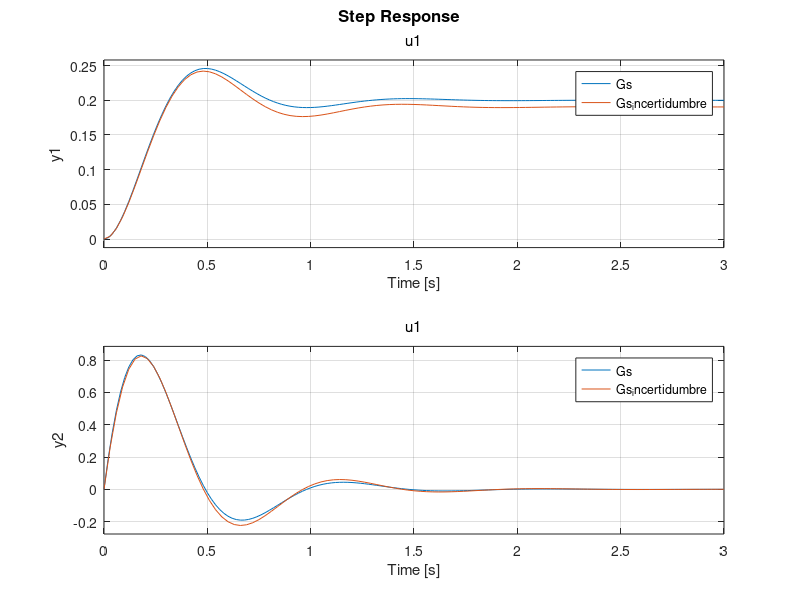

Source code (MATLAB):
%% Filtro de Kalman 
% El objetivo de esta tarea es que entiendan los efectos e implicaciones 
% del filtro de Kalman. 


% Supongamos que tenemos un sistema masa resorte amortiguador dado 
% por la siguiente representacion en variables de estado 

% PD: Vayan Leyendo este archivo y con CTRL + ENTER van corriendo las
% secciones. Las secciones se saparan con doble % => (%%) 
% De todas formas pondré CORRER al final de una linea que recomiendo correr
% con CTRL + ENTER 


clear; clc; close all;  % CORRER 
%% Parametros =========
m = 0.1; % [kg] 
c = 0.6; % [Ns/m]
k = 5; % [N/m]

A = [0 1; -k/m -c/m]; 
B = [0 1/m]'; 
C = eye(2); 
D = zeros(2, 1); 

% Construimos nuestro sistema con las matrices (state-space = ss) 
Gs = ss(A, B, C, D);  
Gs.StateName = {'posicion', 'velocidad'}; 
Gs.InputName = {'fuerza'}; 

Gs.OutputName = Gs.StateName; % Mapeo unitario de estados a salida
% CORRER 

step(Gs)

%% Revisamos su respuesta 
step(Gs); % CORRER 
%% Dinámicas no modeladas 
% Existen siempre dinámicas no modeladas que pueden afectar el sistema. 
% Por ejemplo, si el sistema que genera la fuerza (que no lo modelamos) 
% Presenta una respuesta de primer orden, se tendría que incluir en el
% modelo. Por cuestiones practicas no lo hacemos, es imposible tener un
% modelo exacto de la respuesta real. Pero observemos como cambiaría la
% respuesta

Hs = tf([1.01],[0.09, 1]); % Dinámica de primer orden no modelada 

Gs_no_modelada = tf(Gs) * Hs; 

step(Gs, Gs_no_modelada); 

%% Incertidumbre de los parámetros 
% Supongamos que conocemos los parámetros de nuestro modelo (k, m , c) con 
% un 5% de precisión. Recuerden que ningun valor se conoce con exactitud
% completa. Miremos el efecto 


m_delta = m * 1.05; % [kg] 
c_delta = c  * 0.95; % [Ns/m]
k_delta = k * 1.05; % [N/m]

A_d = [0 1; -k_delta/m_delta -c_delta/m_delta]; 
B_d = [0 1/m_delta]'; 
C_d = eye(2); 
D_d = 0; 

Gs_incertidumbre = ss(A_d, B_d, C_d, D_d); 

step(Gs, Gs_incertidumbre); % CORRER 

%% Como hacemos un Filtro de Kalman ? 
% Entendiendo que tenemos diferencias reales con el modelo teórico, 
% Surge la necesidad de aplicar un filtro de Kalman, que corrija 
% Tanto Esas diferencias de los modelos como compensar el efecto ruido 
% Un observador tradicional, mezclar observacion y calculo, pero no lo 
% cierra del todo al no tener una métrica de confianza (Cosa que si tiene 
% el filtro de Kalman), y no encuentra una ganancia de correccion optima. 
% Como si lo hace Kalman :D 


% Vamos a definir ahora las matrices de confianza y los sensores 


% Digamos que tenemos 3 sensores. 
% - 1 x Sensor de posición 
% - 1 x Sensor de Velocidad 
% - 1 x Sensor de Fuerza. (% SIEMPRE TOCA MEDIR LA ENTRADA ) [En el video digo aceleracion pero realmente estamos midiendo fuerza]

% Confianzas por caracteristicas de mis sensores 
sigma_p1 = 0.01; % Desviacion de mi sensor de posicion 1 
sigma_v1 = 0.02; % """"""""" velocidad 1

% Matrices de confianza (Covarianzas) 
Q = diag([1000000, 10000000]); 
R = diag([sigma_p1^2 , sigma_v1^2]); 

% CORRER 

%% END ====== Continuamos en Simulink 
% Matrices discretas

% x_k+1 =  x_k + v_k * delta_T  + 1/2 (a) * Ts^2
% v_k+1 =  v_k + a * delta_T

% Pero recordemos que a = (F - kx - cv)/m

% Sutitumos y encontramos las matrices 

Fs = 1000; % Hz
Ts = 1/Fs; 

F = [1 - k/(2*m)*Ts^2, Ts - c/(2*m)*Ts^2;
     -k/m*Ts,           1 - c/m*Ts];

G = [1/(2*m)*Ts^2;
     Ts/m];

H = eye(2); % z = x 

D_k = zeros(size(H, 1), 1);
